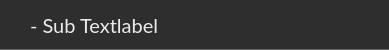
<?xml version="1.0" encoding="UTF-8"?>
<ui version="4.0">
 <class>DatasetLabelEntry</class>
 <widget class="QWidget" name="DatasetLabelEntry">
  <property name="geometry">
   <rect>
    <x>0</x>
    <y>0</y>
    <width>389</width>
    <height>50</height>
   </rect>
  </property>
  <property name="minimumSize">
   <size>
    <width>0</width>
    <height>50</height>
   </size>
  </property>
  <property name="maximumSize">
   <size>
    <width>16777215</width>
    <height>50</height>
   </size>
  </property>
  <property name="cursor">
   <cursorShape>PointingHandCursor</cursorShape>
  </property>
  <property name="windowTitle">
   <string>Form</string>
  </property>
  <property name="styleSheet">
   <string notr="true">QWidget {
	background-color: #2e2e2e;
	border-bottom: 1px solid #666666;
}

QWidget:hover {
	background-color: #131313;
}</string>
  </property>
  <layout class="QHBoxLayout" name="horizontalLayout">
   <property name="spacing">
    <number>15</number>
   </property>
   <property name="leftMargin">
    <number>30</number>
   </property>
   <item>
    <widget class="QLabel" name="label_name">
     <property name="font">
      <font>
       <family>Lato</family>
       <pointsize>15</pointsize>
       <fontweight>Light</fontweight>
      </font>
     </property>
     <property name="cursor">
      <cursorShape>PointingHandCursor</cursorShape>
     </property>
     <property name="styleSheet">
      <string notr="true">border: None;
color: #ebebeb;
background-color: transparent;</string>
     </property>
     <property name="text">
      <string>- Sub Textlabel</string>
     </property>
    </widget>
   </item>
  </layout>
 </widget>
 <resources/>
 <connections/>
</ui>
